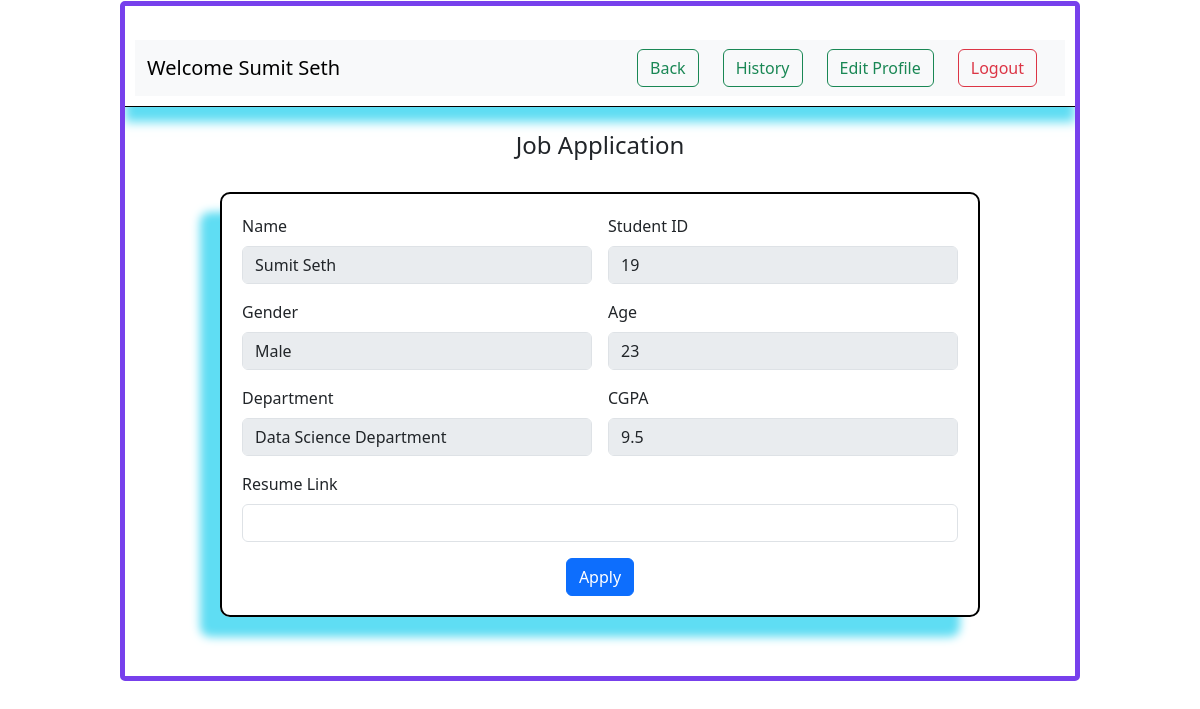
The page /student/apply/8 (signed in) on the database as committed earlier.
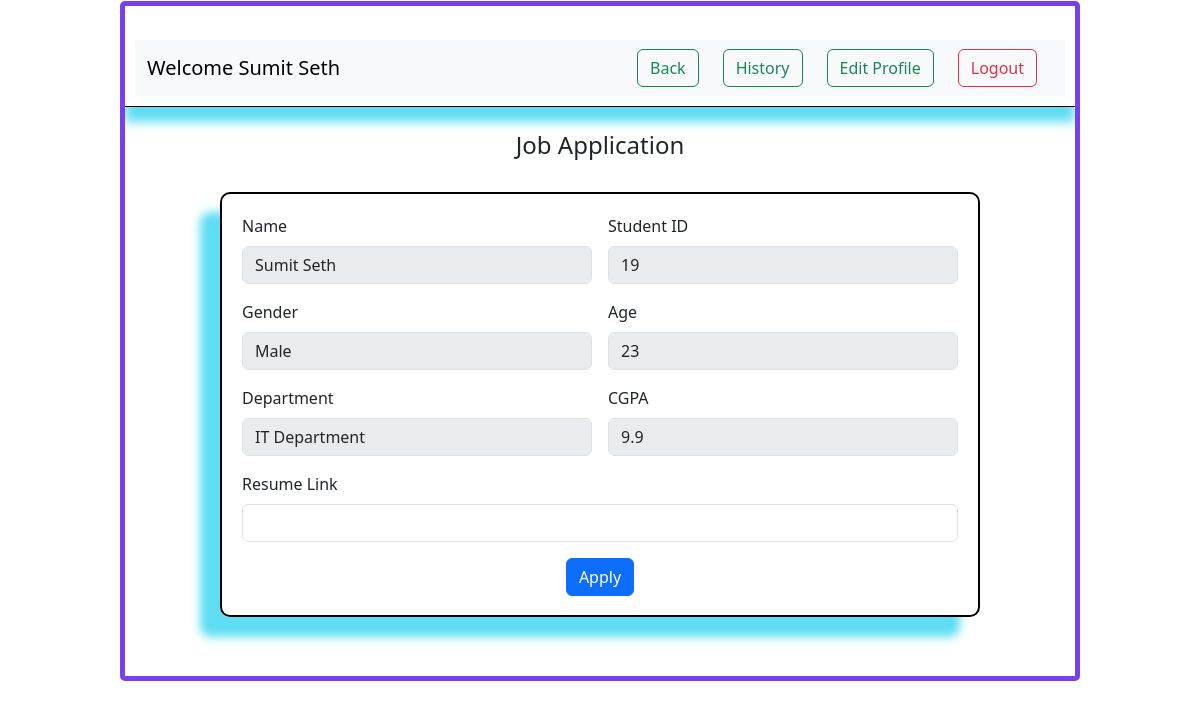
The same page on the database as committed later.
### application/models.py (models this page shows)
class User(db.Model) :
    id = db.Column(db.Integer, primary_key=True)
    username = db.Column(db.String(150), unique=True, nullable=False)
    email = db.Column(db.String(100), unique=True, nullable=False)
    password = db.Column(db.String(150), nullable=False)
    role = db.Column(db.String(20), nullable=False)    # 'admin', 'student', 'company'
    is_active = db.Column(db.Boolean, default=True)
    age = db.Column(db.Integer)
    gender = db.Column(db.String(20))
    department = db.Column(db.String(100))
    cgpa = db.Column(db.Float)
    resume = db.Column(db.String(200))
    brief = db.Column(db.Text)
    headquarter = db.Column(db.String(200))
    website = db.Column(db.String(200))
    hr_contact = db.Column(db.String(150))
    is_approved = db.Column(db.Boolean, default=False)
    applications = db.relationship('Application', backref='student', cascade='all, delete')  #If student is deleted -> applications also deleted.
    drives = db.relationship('PlacementDrive', backref='company', cascade="all, delete")     #If company is deleted -> drives also deleted

### application/controllers.py (the view, shortened to what this page needs)
@app.route("/student/apply/<int:drive_id>", methods=['GET', 'POST'])
def apply(drive_id) :
    if 'user_id' not in session or session.get('role') != 'student':
        return redirect(url_for('login'))
    student = User.query.get(session['user_id'])
    drive = PlacementDrive.query.get(drive_id)
    application = Application.query.filter_by(student_id=student.id, drive_id=drive_id).first()  #to check if the student has already applied for the drive
    if application :
        return render_template("already_applied.html", student=student, drive=drive, application=application)
    return render_template("std_apply.html", student=student, drive=drive, application=application)

### templates/std_apply.html (shortened to what this page needs)
<!DOCTYPE html>
<html lang="en">
<head>
    <link rel="stylesheet" href="{{ url_for('static', filename='style.css') }}">
    <link href="https://cdn.jsdelivr.net/npm/bootstrap@5.3.8/dist/css/bootstrap.min.css"
    rel="stylesheet">
</head>
<body>
    <div id="main">
        <div id="canvas"><br>
            <div id="top">
                <nav class="navbar navbar-expand-lg bg-body-tertiary">
                <div class="container-fluid">
                    <a class="navbar-brand">Welcome {{student.username}}</a>
                    <div class="collapse navbar-collapse" id="navbarSupportedContent">
                        <ul class="navbar-nav ms-auto mb-2 mb-lg-0">
                            <li class="nav-item mx-2">
                                <a class="btn btn-outline-success me-2" href="{{ url_for('std_view_drive_details', drive_id=drive.id) }}">Back</a>
                            </li>
                            <li class="nav-item mx-2">
                                <a class="btn btn-outline-success me-2" href="#">History</a>
                            </li>
                            <li class="nav-item mx-2">
                                <a class="btn btn-outline-success me-2" href="{{ url_for('std_edit_profile') }}">Edit Profile</a>
                            </li>
                            <li class="nav-item mx-2">
                                <a class="btn btn-outline-danger me-2" href="{{ url_for('logout') }}">Logout</a>
                            </li>
                        </ul>
                    </div>
                </div>
                </nav>
            </div><br>
            <div class="text-center">
                <h4>Job Application</h4><br>
            </div>
            <div id="inside-content">
                <form action="{{ url_for('apply', drive_id=drive.id) }}" method="post" class="row g-3">
                    <div class="col-md-6">
                        <label for="name" class="form-label">Name</label>
                        <input type="text" class="form-control" value="{{ student.username }}" aria-label="Disabled input example" disabled readonly>
                    </div>
                        <div class="col-md-6">
                        <label for="id" class="form-label">Student ID</label>
                        <input type="text" class="form-control" value="{{ student.id }}" aria-label="Disabled input example" disabled readonly>
                    </div>
                    <div class="col-md-6">
                        <label for="gender" class="form-label">Gender</label>
                        <input type="text" class="form-control" value="{{ student.gender }}" aria-label="Disabled input example" disabled readonly>
                    </div>
                    <div class="col-md-6">
                        <label for="age" class="form-label">Age</label>
                        <input type="text" class="form-control" value="{{ student.age }}" aria-label="Disabled input example" disabled readonly>
                    </div>
                    <div class="col-md-6">
                        <label for="department" class="form-label">Department</label>
                        <input type="text" class="form-control" value="{{ student.department }}" aria-label="Disabled input example" disabled readonly>
                    </div>
                    <div class="col-md-6">
                        <label for="cgpa" class="form-label">CGPA</label>
                        <input type="text" class="form-control" value="{{ student.cgpa }}" aria-label="Disabled input example" disabled readonly>
                    </div>
                    <div class="col-12">
                        <label for="resume" class="form-label">Resume Link</label>
                        <input type="text" class="form-control" id="resume" name="resume" required>
                    </div><br>
                    <div class="text-center">
                        <input type="submit" class="btn btn-primary" value="Apply"><br>
                    </div>
                </form>
            </div>
        </div>
    </div>
</body>
</html>

Rows that differ between the two databases and show on the page:
changed User "Sumit Seth": department "Data Science Department" → "IT Department"; cgpa "9.5" → "9.9"
